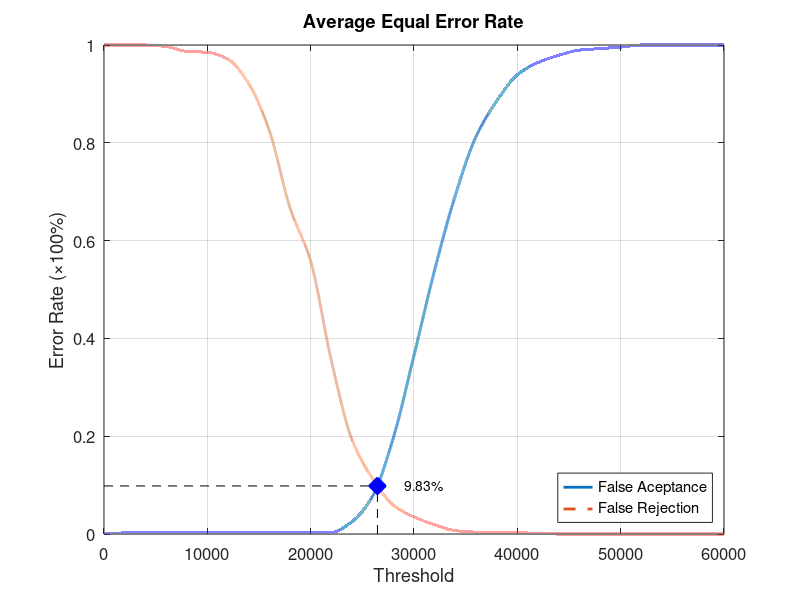
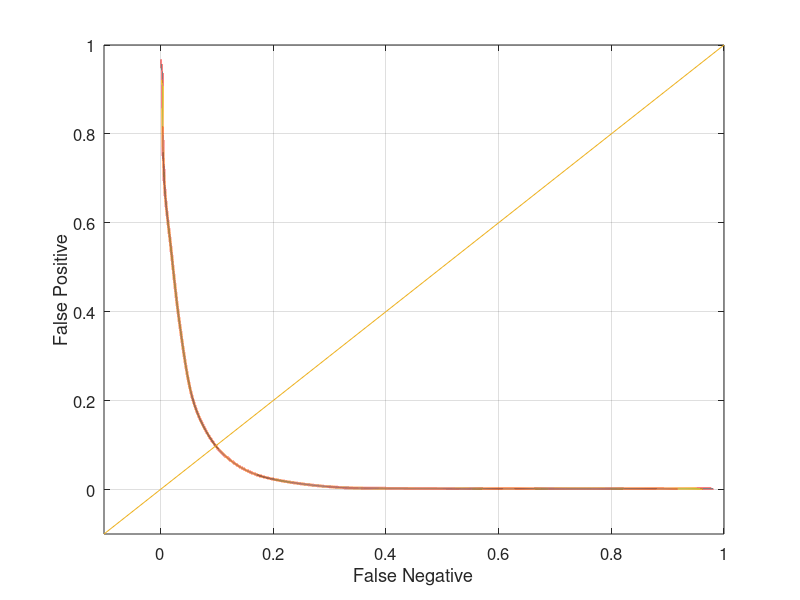

Write the MATLAB code that produced these figures, in order.
function yEER = Database3Average
close all;
clear;
clc;
x = 0:2000:60000;
xq = 0:0.5:60000;

y0 = [0 0.00210526 0.00210526 0.00210526 0.00210526 0.00210526 0.00210526 0.00210526 0.00210526 0.00210526 0.00210526 0.0031579 0.0252632 0.0778947 0.196842 0.365263 0.54 0.692632 0.812632 0.885263 0.938947 0.964211 0.978947 0.989474 0.992632 0.99579 1 1 1 1 1];
yy0 = interp1(x, y0, xq, 'pchip');
y1 = [1 1 1 0.997 0.987 0.985 0.971 0.921 0.825 0.667 0.558 0.355 0.193 0.113 0.059 0.035 0.019 0.007 0.004 0.004 0.003 0.001 0 0 0 0 0 0 0 0 0];
yy1 = interp1(x, y1, xq, 'pchip');

% Calculating EER: 
y2 = abs(y0 - y1);
find(y2 == min(y2))
yy2 = abs(yy0 - yy1);
xEER = find(yy2 == min(yy2));
xEERIndex = xq(xEER) % X-axis EER
yEER = yy0(xEER) % Y-axis EER

main = figure
plot(xq, yy0,'-','LineWidth', 2);	hold on
plot(xq, yy1,'--','LineWidth', 2);	hold on
plot([xEERIndex xEERIndex], [0 yEER], 'k--');	hold on
plot([0 xEERIndex], [yEER yEER], 'k--');	hold on
plot(xEERIndex, yEER, 'bx', 'LineWidth', 10);	hold on
text(xEERIndex + 10 * xEERIndex / 100, yEER, [num2str(round((10000 * yEER)) / 100) '%'])
legend('False Aceptance', 'False Rejection', 'Location', 'SouthEast')
xlabel('Threshold')
ylabel('Error Rate (\times100%)')
title('Average Equal Error Rate')
set(gca, 'FontSize', 12)
axis([0 60000 0 1])
grid on

print(main, 'Database3AverageMain', '-dpng');
FNRxFPR = figure('Color', [1 1 1]);
plot(yy1, yy0, '-', yy1, yy0, 'LineWidth', 2);
hold on
y = -0.1:0.1:1
plot(y, y); 
set(gca, 'FontSize', 12)
xlabel('False Negative')
ylabel('False Positive')
axis([-0.1 1 -0.1 1])
set(gca, 'FontSize', 12)
grid on

print(FNRxFPR, 'Database3AverageFNRxFPR','-dpng');
end
